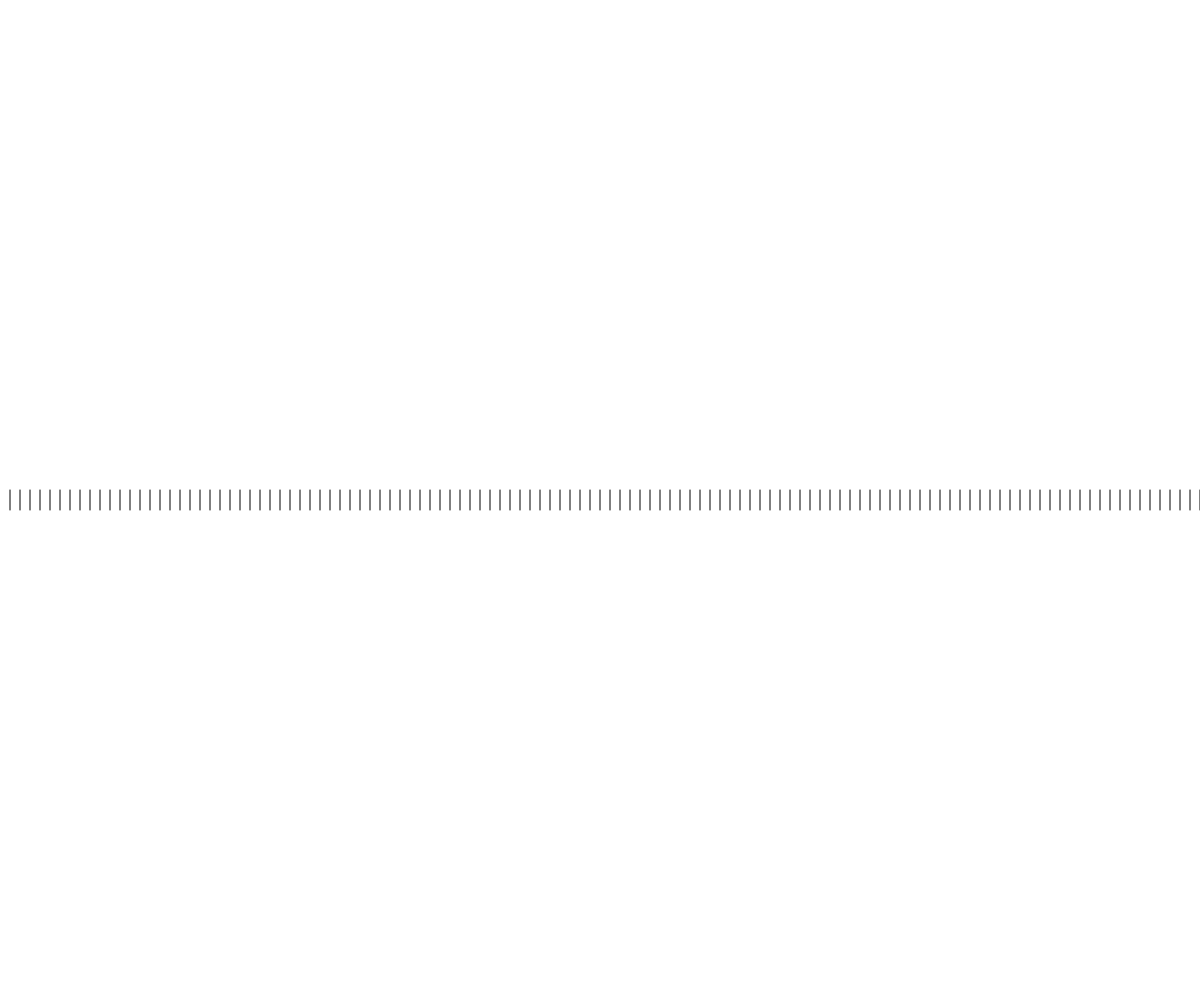
Frame 1 (no input)
Frame 60 (no input): identical to frame 1, image omitted
Frame 120 (the mouse pressed at the canvas centre since frame 60): identical to frame 1, image omitted

The p5.js sketch that drew this single still picture (run headless with seeded random() and noise() and a simulated clock; from frame 60 on, the mouse is pressed at the canvas centre):

// p5.js sketch
// ── sketch.js

var x1, y1, x2, y2, t, espacamentoHorizontal, numLinhas, linhaActual;
function setup() 
{
  createCanvas (windowWidth, windowHeight);

  
  t = 20;
  numLinhas = 5;
 
}


function draw() 
{
 background(255);
  linhaActual = 0;
  espacamentoHorizontal = width/numLinhas;
  /*while (linhaActual<numLinhas)
  {
    y1 = height/2 - t/2;
    y2 = height/2 + t/2;

    x1 = espacamentoHorizontal*linhaActual;
    x2 = x1;
  
  
    strokeWeight(3);
    line(x1, y1, x2, y2);

    linhaActual++;
  }
  */
  x1 = 0;
  while (x1<width)
  {
    y1 = height/2 - t/2;
    y2 = height/2 + t/2;

    x1 += 10;
    x2 = x1;

    line(x1, y1, x2, y2);
}
}

function windowResized() 
{
  resizeCanvas (windowWidth, windowHeight);
}
